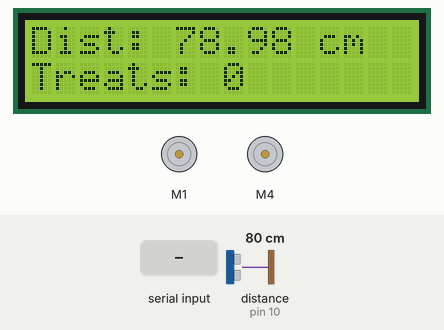
Recording of a sketch running on a simulated Arduino Uno, built with avr-gcc and run on an emulated ATmega328P. On the bench: 16×2 character LCD, 2 × DC motor (green arrow = forward, orange = backward, longer = faster). Wiring (inferred from the names in the program): ultrasonic range finder: trigger pin 11; echo pin 10. The test bench sets the inputs (shaded band); at power-on: distance to the obstacle (sensor on pin 10) 80 cm. The echo pulse lasts 58.3 µs per cm.

Above: at 1.2 s.
1.3 s: "ROTATE\n" received over Serial
At 2.1 s:
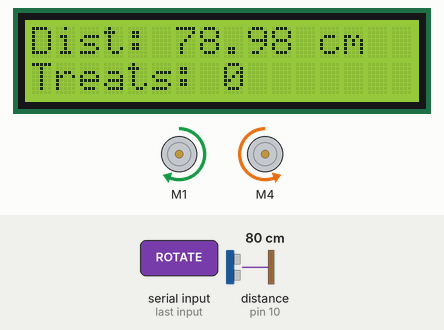
4.3 s: "BARK\n" received over Serial
At 4.7 s:
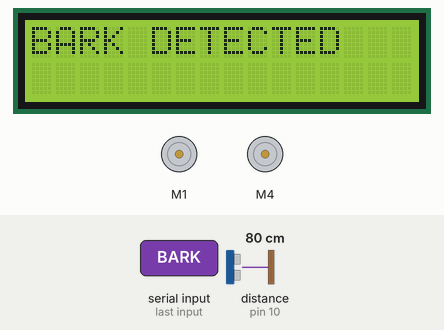
At 14.34 s:
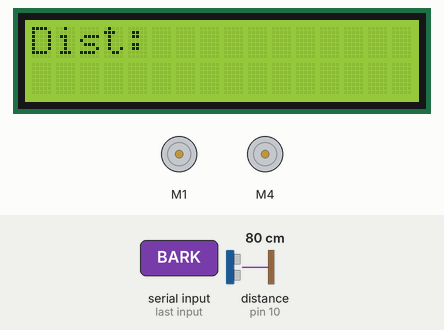
Timing chart, 0 to 15.8 s (numbered marks = the images above; inputs shaded):
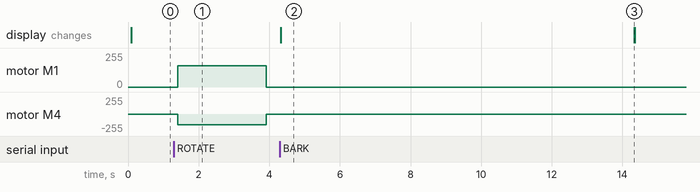

The sketch:

Movement_and_Sensors.ino
```cpp
// Working as of 12:28 pm, Apr 13, 2025

#include <Wire.h>
#include <LiquidCrystal_I2C.h>
#include <MPU6050.h>
#include <Adafruit_MotorShield.h>

// Initialize the LCD (I2C address 0x27, 16x2)
LiquidCrystal_I2C lcd(0x27, 16, 2);
MPU6050 mpu;

#define TRIG_PIN 11
#define ECHO_PIN 10

Adafruit_MotorShield AFMS = Adafruit_MotorShield();
Adafruit_DCMotor *leftMotor = AFMS.getMotor(1);
Adafruit_DCMotor *rightMotor = AFMS.getMotor(4);

// Motor speed and rotation settings.
const int FORWARD_SPEED = 200;
const int BACKWARD_SPEED = 200;
const int ROTATION_SPEED = 160;
const int ROTATION_DELAY = 2500; // in milliseconds

// Global treat counter.
int treatCount = 0;

void setup() {
  Serial.begin(9600);
  lcd.init();
  lcd.backlight();
  pinMode(TRIG_PIN, OUTPUT);
  pinMode(ECHO_PIN, INPUT);

  Wire.begin();
  mpu.initialize();
  if (!mpu.testConnection()) {
    lcd.clear();
    lcd.setCursor(0, 0);
    lcd.print("MPU6050 Error!");
    while(1);
  }

  AFMS.begin();
  leftMotor->setSpeed(0);
  rightMotor->setSpeed(0);
}

void loop() {
  float distance = measureDistance();

  // Update LCD: first line displays distance, second line shows treat count.
  lcd.clear();
  lcd.setCursor(0, 0);
  lcd.print("Dist: ");
  lcd.print(distance);
  lcd.print(" cm");
  lcd.setCursor(0, 1);
  lcd.print("Treats: ");
  lcd.print(treatCount);

  // Process incoming serial commands from the Pi.
  if (Serial.available()) {
    String command = Serial.readStringUntil('\n');
    command.trim();
    if (command == "FOLLOW") {
      followDog(distance);
    } else if (command == "ROTATE") {
      rotate360();
    } else if (command == "STOP") {
      stopMotors();
    } else if (command == "BARK") {
      barkDetected();
    } else if (command == "TREAT") {
      // When the Pi fires the solenoid, it sends "TREAT"
      treatCount++;
      // Optionally, refresh the LCD immediately:
      lcd.clear();
      lcd.setCursor(0, 0);
      lcd.print("Dist: ");
      lcd.print(distance);
      lcd.print(" cm");
      lcd.setCursor(0, 1);
      lcd.print("Treats: ");
      lcd.print(treatCount);
    }
  }

  delay(100);
}

float measureDistance() {
  digitalWrite(TRIG_PIN, LOW);
  delayMicroseconds(2);
  digitalWrite(TRIG_PIN, HIGH);
  delayMicroseconds(10);
  digitalWrite(TRIG_PIN, LOW);

  long duration = pulseIn(ECHO_PIN, HIGH);
  return (duration * 0.034) / 2;
}

void followDog(float distance) {
  if (distance > 20) {
    moveForward();
  } else if (distance < 20) {
    moveBackward();
  } else {
    stopMotors();
  }
}

void rotate360() {
  leftMotor->setSpeed(ROTATION_SPEED);
  rightMotor->setSpeed(ROTATION_SPEED);
  leftMotor->run(FORWARD);
  rightMotor->run(BACKWARD);
  delay(ROTATION_DELAY);
  stopMotors();
}

void moveForward() {
  leftMotor->setSpeed(FORWARD_SPEED);
  rightMotor->setSpeed(FORWARD_SPEED);
  leftMotor->run(BACKWARD);
  rightMotor->run(BACKWARD);
}

void moveBackward() {
  leftMotor->setSpeed(BACKWARD_SPEED);
  rightMotor->setSpeed(BACKWARD_SPEED);
  leftMotor->run(FORWARD);
  rightMotor->run(FORWARD);
}

void stopMotors() {
  leftMotor->run(RELEASE);
  rightMotor->run(RELEASE);
}

void barkDetected() {
  lcd.clear();
  lcd.setCursor(0, 0);
  lcd.print("BARK DETECTED");
  delay(10000);
  lcd.clear();
  lcd.setCursor(0, 0);
  lcd.print("Dist: ");
  lcd.print(measureDistance());
  lcd.print(" cm");
  lcd.setCursor(0, 1);
  lcd.print("Treats: ");
  lcd.print(treatCount);
}
```

Measured:
- after the input at 1.3 s, motor M1: stopped → forward 160/255 after 0.11 s, → stopped 2.5 s later; motor M4: stopped → backward 160/255 after 0.11 s, → stopped 2.5 s later
- after the input at 4.3 s, the display: changes at once (image 2)
- what the display in image 2 shows lasts 10.0 s, from 4.3 s to 14.3 s
